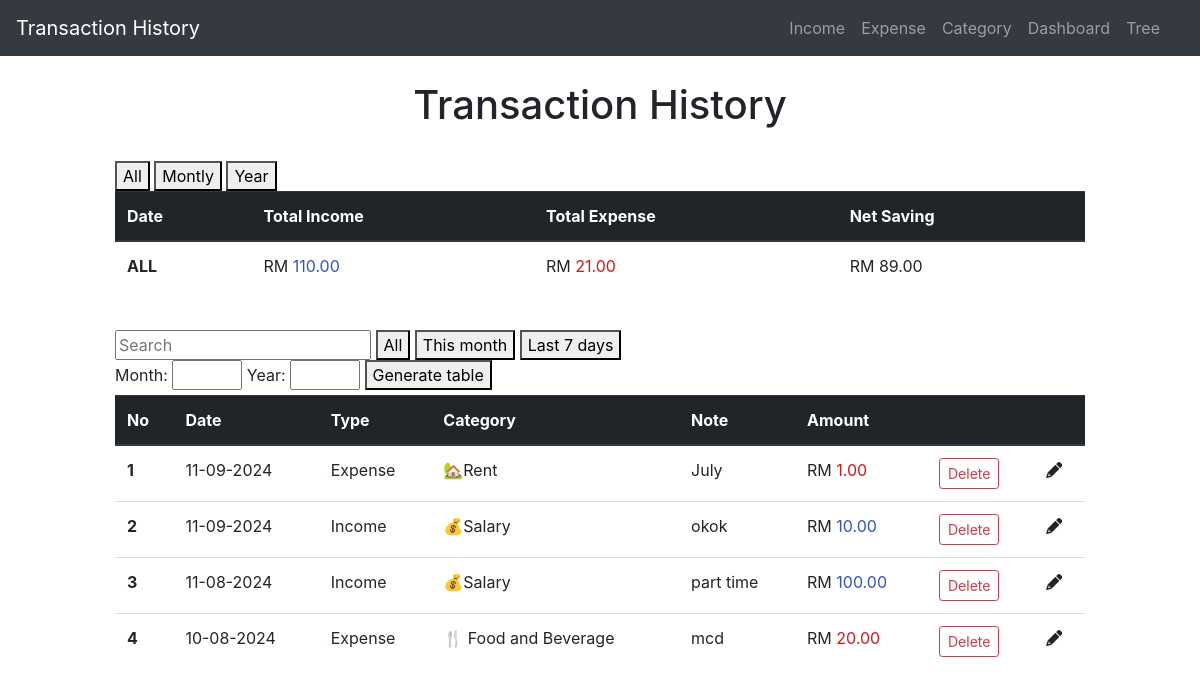
Before: / with the older database file.
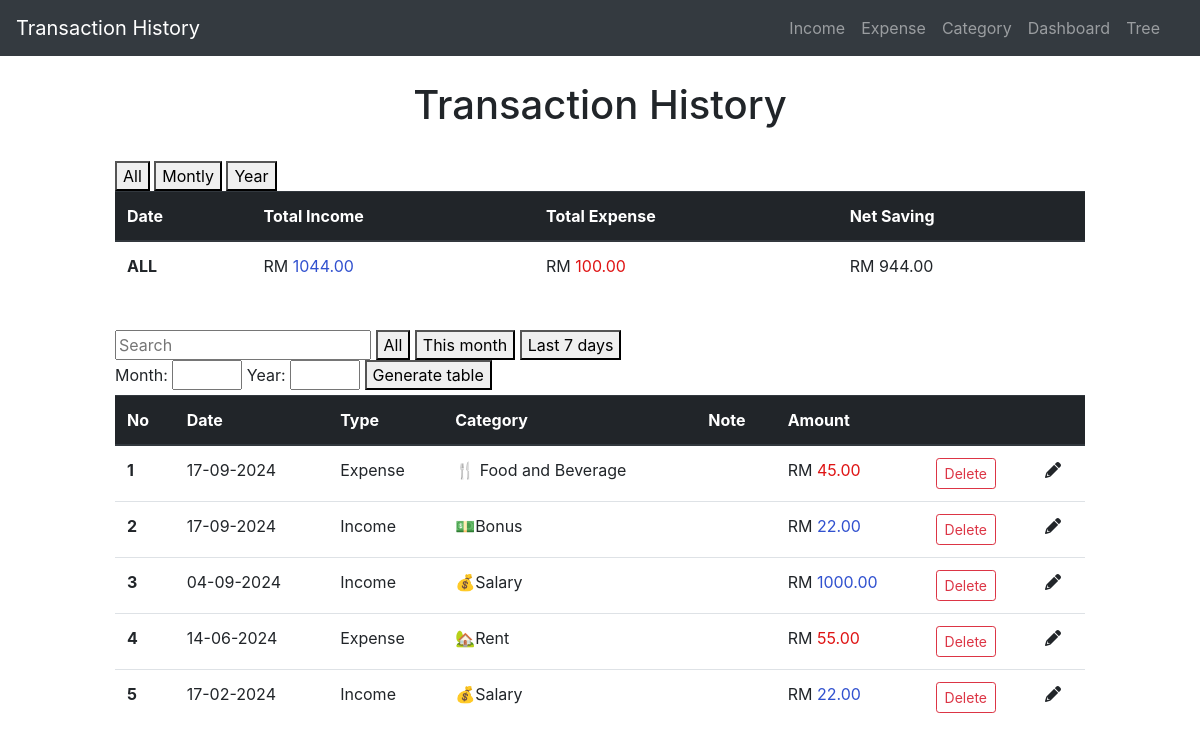
After: the same page with the newer database file.
### application/models.py (models this page shows, shortened)
class add_expenses(db.Model):
    id = db.Column(db.Integer, primary_key=True)
    amount = db.Column(db.Double, nullable=False)
    category = db.Column(db.String(30),nullable=False)
    date = db.Column(db.DateTime, nullable=False)
    type = db.Column(db.String(10), nullable=False, default= 'Expense')
    nota = db.Column(db.String(15))

class add_incomes(db.Model):
    id = db.Column(db.Integer, primary_key=True)
    amount = db.Column(db.Double, nullable=False)
    category = db.Column(db.String(30),nullable=False)
    date = db.Column(db.DateTime, nullable=False)
    type = db.Column(db.String(10), nullable=False, default= 'Income')
    nota = db.Column(db.String(15))

### application/routes.py (the view)
@app.route('/', methods = ["POST", "GET"])
def index():
    expenses = add_expenses.query.order_by(add_expenses.date.desc()).all()
    incomes = add_incomes.query.order_by(add_incomes.date.desc()).all()
    entries = combine_table(expenses,incomes)
    sum_expenses = db.session.query(db.func.sum(add_expenses.amount)).all()
    sum_expense = [expense[0] if expense[0] is not None else 0 for expense in sum_expenses]
    sum_incomes = db.session.query(db.func.sum(add_incomes.amount)).all()
    sum_income = [income[0] if income[0] is not None else 0 for income in sum_incomes]
    net = [round(sum_income[0] - sum_expense[0], 2)]
    return render_template('index.html', title="Transaction history", entries=entries,  sum_expense=sum_expense, sum_income=sum_income, net=net)

### application/routes.py (called while the page is built)
def combine_table(expenses,incomes):
    entries = []
    for expense in expenses:
        entries.append({
            'id': expense.id,
            'date': expense.date,
            'type': expense.type,
            'category': expense.category,  # Assuming a category field exists
            'amount': expense.amount,
            'nota': expense.nota
        })
    for income in incomes:
        entries.append({
            'id': income.id,
            'date': income.date,
            'type': income.type,
            'category': income.category,  # Assuming the source acts as a category
            'amount': income.amount,
            'nota': income.nota
        })
    entries.sort(key=lambda x: x['date'], reverse=True)
    return entries

### application/templates/index.html (shortened to what this page needs)
{% extends 'layout.html' %}
{% block content %}
    <head>
        <link rel="stylesheet" href="https://cdnjs.cloudflare.com/ajax/libs/font-awesome/6.0.0-beta3/css/all.min.css">
    </head>
    <div class="col-sm-10 ml-auto mr-auto ">
       <center>
        <H1>Transaction History</H1>
       </center>
       <br>
       <section class="section">
            <div class="columns">
                <div class="column is-one-third is-offset-one-third">
                    <button type='button' hx-get="/net_all_table" hx-target="#net_table">All</button>
                    <button type='button' hx-get="/net_montly_table" hx-target="#net_table">Montly</button>
                    <button type='button' hx-get="/net_yearly_table" hx-target="#net_table">Year</button>
                </div>
            </div>
            <table class="table">
                <thead class="thead-dark">
                    <tr>
                        <th scope="col">Date</th>
                        <th scope="col">Total Income</th>
                        <th scope="col">Total Expense</th>
                        <th scope="col">Net Saving</th>
                    </tr>
                </thead>
                <tbody id="net_table" >
                    {% for expense in sum_expense %}
                    {% for income in sum_income %}
                    {% for net_save in net %}
                            <tr>
                                <th scope="row">ALL</th>
                                <td class="amount-field">RM <span style="color: rgb(49, 81, 207);">{{ "{:.2f}".format(income) }}</span></td>
                                <td class="amount-field">RM <span style="color: rgb(223, 20, 20);">{{ "{:.2f}".format(expense) }}</span></td>
                                <td class="amount-field">{{  'RM ' + "{:.2f}".format(net_save) }}</td>
                            </tr>
                    {% endfor %}
                    {% endfor %}
                    {% endfor %}
                </tbody>
            </table>
        </section>
        <br>
        <section class="section">
            <div class="columns">
                <div class="column is-one-third is-offset-one-third">
                    <form hx-post="/set" hx-target="#results" hx-swap="innerHTML">
                        <row>
                            <input type='text' class="input" placeholder="Search" name="q" hx-get="/search" hx-trigger="keyup changed delay:500ms" hx-target="#results">
                            <button type='button' hx-get="/default_table" hx-target="#results">All</button>
                            <button type='button' hx-get="/this_month_table" hx-target="#results">This month</button>
                            <button type='button' hx-get="/last_7days_table_income" hx-target="#results">Last 7 days</button>⠀⠀⠀⠀⠀⠀⠀⠀⠀⠀⠀⠀⠀⠀⠀⠀⠀⠀⠀⠀⠀⠀⠀⠀⠀⠀⠀⠀⠀⠀⠀⠀⠀⠀⠀⠀⠀⠀
                            <label for="month">Month:</label>
                            <input type="number" id="month" name="month" class="input is-small", style="width: 70px;" required>
                            <label for="year">Year:</label>
                            <input type="number" id="year" name="year" class="input is-small", style="width: 70px;" required>
                            <button type="submit" class="input is-small">Generate table</button>
                        </row>
                    </form>
                </div>
            </div>
            <table class="table">
                <thead class="thead-dark">
                    <tr>
                        <th scope="col">No</th>
                        <th scope="col">Date</th>
                        <th scope="col">Type</th>
                        <th scope="col">Category</th>
                        <th scope="col">Note</th>
                        <th scope="col">Amount</th>
                        <th scope="col"></th>
                        <th scope="col"></th>
                    </tr>
                </thead>
                <tbody id="results">
                    {% for entry in entries %}
                            <tr>
                                <th scope="row">{{loop.index}}</th>
                                <td>{{entry.date.strftime("%d-%m-%Y")}}</td>
                                <td>{{entry.type}}</td>
                                <td>{{entry.category }}</td>
                                <td>{{entry.nota }}</td>
                                {% if entry.type == 'Expense' %}
                                <td class="amount-field">RM <span style="color: rgb(223, 20, 20);">{{ "{:.2f}".format(entry.amount) }}</span></td>
                                {% else %}
                                <td class="amount-field">RM <span style="color: rgb(49, 81, 207);">{{ "{:.2f}".format(entry.amount) }}</span></td>
                                {% endif %}
                                <td><a href="{{ url_for('delete', entry_id=entry.id, entry_type=entry.type, entry_amount=entry.amount, entry_date=entry.date.strftime('%Y-%m-%d %H:%M:%S'), next=url_for('index')) }}" class="btn btn-outline-danger btn-sm">Delete</a></td>
                                <td><a class="edit" title="Edit" data-toggle="tooltip" id="1"><i class="fa fa-pencil"></i></a></td>
                            </tr>
                    {% endfor %}
                </tbody>
            </table>
        </section>
    </div>
{% endblock %}

### application/templates/layout.html (shortened to what this page needs)
<!DOCTYPE html>
<html lang="en">
<head>
    <link rel="stylesheet"
        href="https://maxcdn.bootstrapcdn.com/bootstrap/4.0.0/css/bootstrap.min.css"
        href="static/styles.css"
>
</head>
<body>
    <div class="container-fluid">
        <div class="row">
            <div class="col-md-12 p-0">
                <header class="mb-4">
                    <nav class="navbar navbar-expand-lg navbar-dark bg-dark">
                        <a class="navbar-brand" href="{{ url_for('index') }}">Transaction History</a>
                        <div class="collapse navbar-collapse" id="navbarNavAltMarkup">
                            <div class="navbar-nav ml-auto mr-3">
                                <a class="nav-item nav-link" href="{{ url_for('add_income') }}">Income</a>
                                <a class="nav-item nav-link" href="{{ url_for('add_expense') }}">Expense</a>
                                <a class="nav-item nav-link" href="{{ url_for('categoryy') }}">Category</a>
                                <a class="nav-item nav-link" href="{{ url_for('dashboard') }}">Dashboard</a>
                                <a class="nav-item nav-link" href="{{ url_for('tree') }}">Tree</a>
                            </div>
                        </div>
                    </nav>
                </header>
            </div>
        </div>
        <div class="row justify-content-center">
            <div class="col-md-10"></div>
                {% block content %}{% endblock %}
            </div>
        </div>
</body>
</html>

Changed rows visible on the page:
removed add_expenses: date "11-09-2024", type "Expense", category "🏡Rent", nota "July", amount "1.00"
removed add_incomes: date "11-09-2024", type "Income", category "💰Salary", nota "okok", amount "10.00"
removed add_expenses: date "10-08-2024", type "Expense", category "🍴 Food and Beverage", nota "mcd", amount "20.00"
added add_expenses: date "17-09-2024", type "Expense", category "🍴 Food and Beverage", amount "45.00"
changed add_incomes: date "11-08-2024" → "17-09-2024"; category "💰Salary" → "💵Bonus"; amount "100.00" → "22.00"; nota "part time" → (not shown)
added add_incomes: date "04-09-2024", type "Income", category "💰Salary", amount "1000.00"
added add_expenses: date "14-06-2024", type "Expense", category "🏡Rent", amount "55.00"
added add_incomes: date "17-02-2024", type "Income", category "💰Salary", amount "22.00"
Other visible differences:
list line gone: "ALL RM 110.00 RM 21.00 RM 89.00"
new list line: "ALL RM 1044.00 RM 100.00 RM 944.00"
